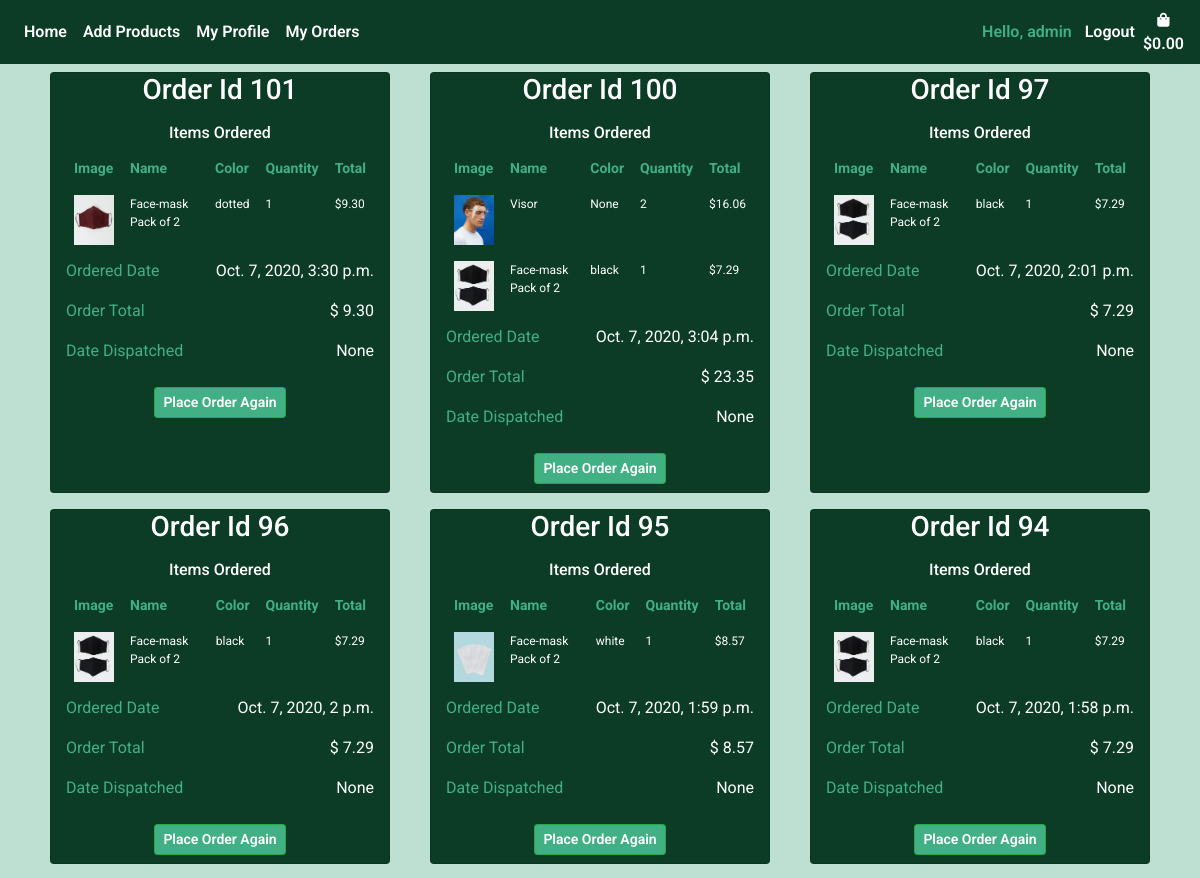
The page /bag/order_history/ (signed in, upper part) on the database as committed earlier.
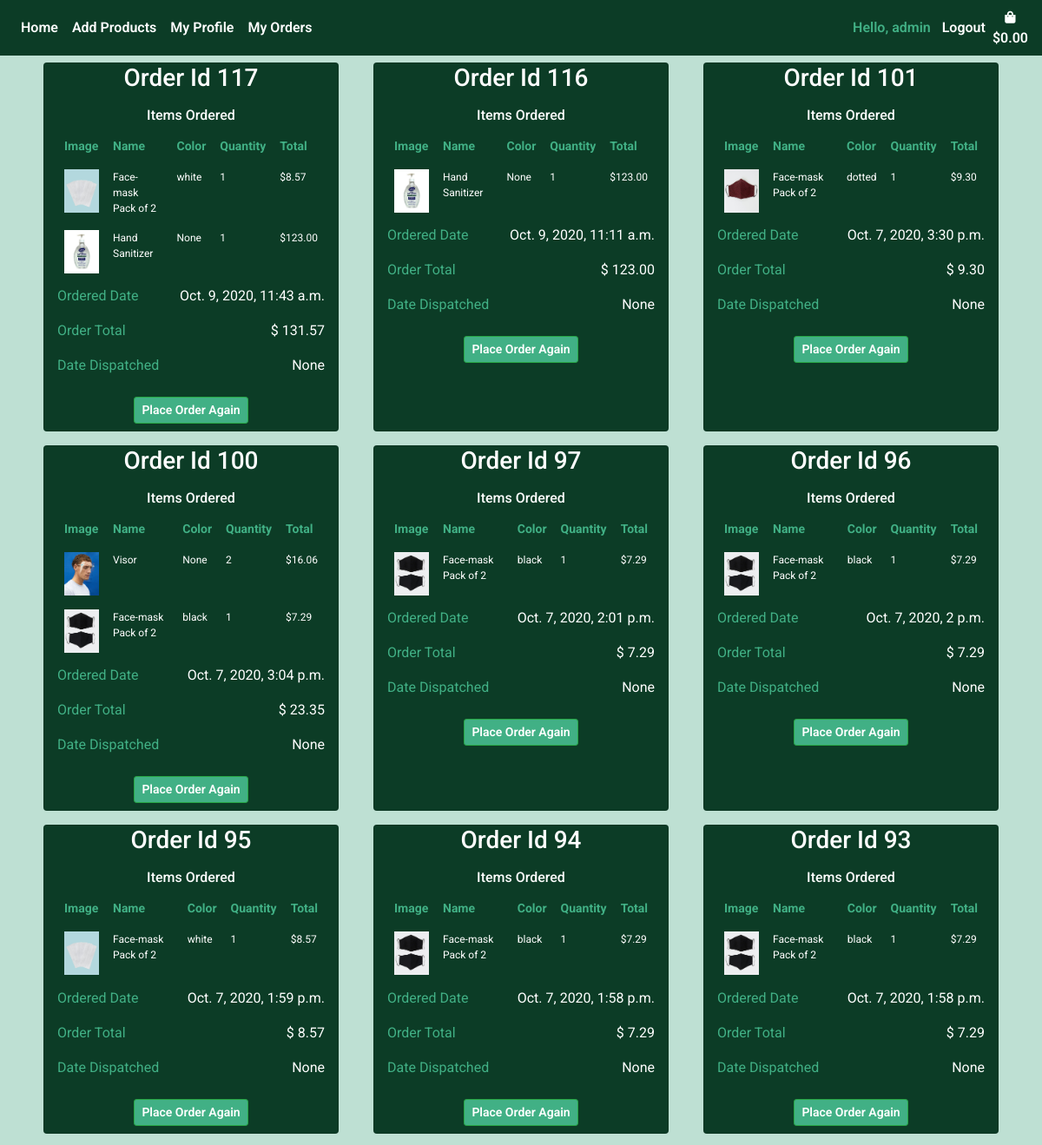
The same page on the database as committed later.
### shopping_bag/models.py (models this page shows)
class Order(models.Model):
    user_profile = models.ForeignKey(Customer, on_delete=models.SET_NULL, null=True, blank=True)
    stripe_pid = models.CharField(max_length=settings.CONST_PROFILE_ATTR, null=False, blank=False, default='')
    ordered_date = models.DateTimeField(auto_now_add=True)
    order_total = models.DecimalField(max_digits=6, decimal_places=2, null=True)
    order_confirmed = models.BooleanField(default=False)
    date_dispatched = models.DateTimeField(null=True)

class OrderItem(models.Model):
    item = models.ForeignKey(Product, on_delete=models.CASCADE)
    order = models.ForeignKey(Order, on_delete=models.CASCADE)
    quantity = models.IntegerField(null=True , editable=True, default=0)
    def line_total(self):
        return self.quantity * self.item.price

### products/models.py (models this page shows, shortened)
class Product(models.Model):
    product_name = models.CharField(max_length=settings.CONST_PROFILE_ATTR)
    color = models.CharField(max_length=settings.CONST_PROFILE_ATTR)
    price = models.DecimalField(max_digits=6, decimal_places=2)
    image = ResizedImageField(size=[400, 500], crop=['middle', 'center'],quality=100, upload_to='', default='noimage.jpeg')
    image_2 = ResizedImageField(size=[400, 500], crop=['middle', 'center'],quality=100, upload_to='', default='noimage.jpeg', null=True)
    number_in_stock = models.IntegerField(null=True , editable=True, default=0)
    is_active = models.BooleanField(default=True, null=True)
    created_by = models.CharField(max_length=settings.CONST_PROFILE_ATTR, null=True)
    created_date = models.TimeField(auto_now_add=True, null=True)
    supplier = models.ForeignKey(Supplier, on_delete=models.CASCADE, null=True)

### shopping_bag/views.py (the view)
# urls.py: path("order_history/", views.order_history, name="order_history"),
def order_history(request):
    customer = Customer.objects.filter(user=request.user).first()
    all_orders = Order.objects.filter(user_profile=customer).order_by("-ordered_date")
    customers_orders = []
    for item in all_orders:
        order_items = OrderItem.objects.filter(order=item.id)
        customers_order = {
            "order": item,
            "order_items": list(order_items),
        }
        customers_orders.append(customers_order)
    context = {
        "customer": customer,
        "customers_order": customers_orders,
    }
    return render(request, "shopping_bag/order_history.html", context)

### shopping_bag/templates/shopping_bag/order_history.html
{% extends 'base.html'%}
{% load static %}
{% load tz %}
{% block content %}
<div class="container">
    <div class="row">
        {% for order in customers_order %}
        {% if order.order_items %}
        <div class="card col-sm-6 col-md-4 col-lg-4 col-xl-4 mt-2 mb-2 mx-auto" style="max-width:340px;">
                    <h3 class="text-center">Order Id {{ order.order.id }}</h3>
                    <div class="h-100" style=>
                        <h6 class="text-center mt-2">Items Ordered</h6>
                        <table class="table table-borderless order-confirmed-table">
                            <thead>
                                <tr>
                                <th scope="col">Image</th>
                                <th scope="col">Name</th>
                                <th scope="col">Color</th>
                                <th scope="col">Quantity</th>
                                <th scope="col">Total</th>
                                </tr>
                            </thead>
                            <tbody>
                                {% for item in order.order_items %}
                                <tr>
                                <td scope="row"><img class="img-fluid" style="max-width:40px;" src="{{ MEDIA_URL }}{{ item.item.image }}"/></td>
                                <td>{{ item.item.product_name }}</td>
                                <td>{{ item.item.color }}</td>
                                <td>{{ item.quantity }}</td>
                                <td>${{ item.line_total }}</td>
                                </tr>
                                {% endfor %}
                            </tbody>
                        </table>
                        <div class="" style="vertical-align:bottom;">
                            {% localtime on %}
                            <p><span class="order-confirmed-label">Ordered Date</span> <span class="float-right">{{ order.order.ordered_date }}</span></p>
                            {% endlocaltime %}
                            <p><span class="order-confirmed-label">Order Total</span> <span class="float-right">$ {{ order.order.order_total }}</span></p>
                            <p><span class="order-confirmed-label">Date Dispatched</span> <span class="float-right">{{ order.order.date_dispatched }}</span></p>
                            <div class="text-center mx-auto">
                                <a class="btn btn-success btn-sm m-2" href="{% url 'place_order_again' order.order.id %}">Place Order Again</a>
                            </div>
                        </div>
                    </div>
        </div>
        {% endif %}
        {% endfor %}
    </div>
</div>
{% endblock %}

Rows that differ between the two databases and show on the page:
added Order: order.id "117", order.ordered_date "Oct. 9, 2020, 11:43 a.m.", order.order_total "131.57", order.date_dispatched "None"
added OrderItem: item.image (picture), item.product_name "Face-mask Pack of 2", item.color "white", quantity "1", line_total "8.57", shown under "117"
added OrderItem: item.image (picture), item.product_name "Hand Sanitizer", item.color "None", quantity "1", line_total "123.00", shown under "117"
added Order: order.id "116", order.ordered_date "Oct. 9, 2020, 11:11 a.m.", order.order_total "123.00", order.date_dispatched "None"
added OrderItem: item.image (picture), item.product_name "Hand Sanitizer", item.color "None", quantity "1", line_total "123.00", shown under "116"
now on this page (row unchanged): Order: order.id "93", order.ordered_date "Oct. 7, 2020, 1:58 p.m.", order.order_total "7.29", order.date_dispatched "None"
now on this page (row unchanged): OrderItem: item.image (picture), item.product_name "Face-mask Pack of 2", item.color "black", quantity "1", line_total "7.29", shown under "93"
